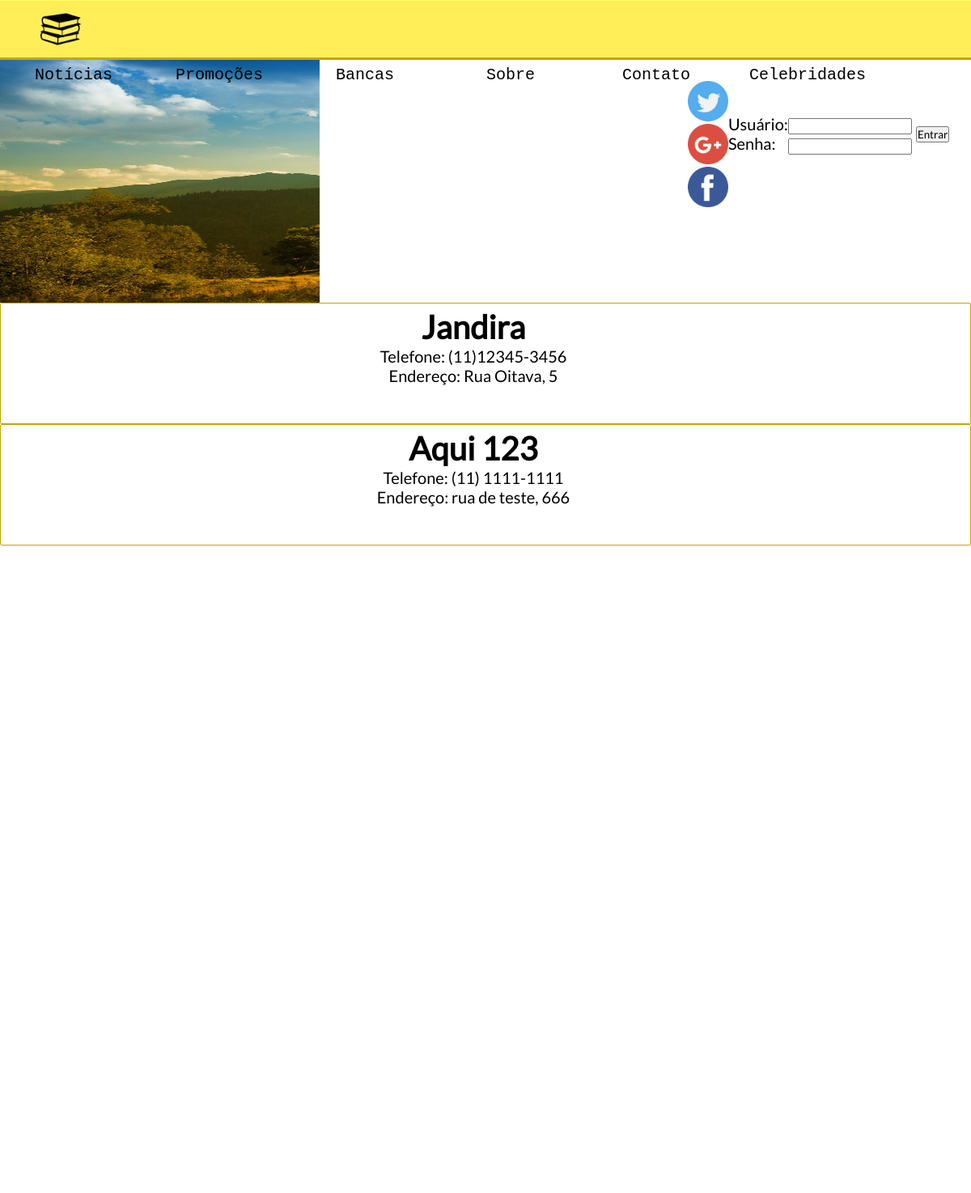
Page /bancas.php on the committed database.
### tables this page shows
CREATE TABLE `tbl_bancas` (
  `id` int(11) NOT NULL AUTO_INCREMENT,
  `nome` varchar(100) NOT NULL,
  `endereco` varchar(250) NOT NULL,
  `telefone` varchar(15) NOT NULL,
  `ativo` int(11) NOT NULL,
  PRIMARY KEY (`id`)
);

### conexao.php (called while the page is built)
<?php
    function conexaoDb(){
        $host = "localhost";
        $database = "db_banca";
        $user = "root";
        $password = "bcd127";
        if(!$conexao = mysqli_connect($host,$user,$password,$database)){
            echo('Erro na conexão com o Banco de Dados');
        }
        return $conexao;
    }
?>

### db.php (called while the page is built, shortened)
<?php
    include_once "conexao.php";
    function selectBancas(){
        $sql = "SELECT * FROM tbl_bancas";
        return mysqli_query(conexaoDb(), $sql);
    }
?>

### bancas.php (the view, shortened to what this page needs)
<?php
    include_once "db.php";
    $select = selectBancas();
?>
<!doctype html>
<html lang="pt-br">
	<head>
        <link rel="stylesheet" type="text/css" href="css/style.css">
        <link rel="stylesheet" type="text/css" href="slick/slick.css"/>
        <link rel="stylesheet" type="text/css" href="slick/slick-theme.css"/>
	</head>
	<body>
        <header id="cabecalho">
            <div id="logo"><a href="index.php"><img src="imagens/logo.png" alt="Banca Bugs Bunny"></a></div>
            <nav id="menu">
                <ul>
                    <li>
                        <a href="noticias.php">Notícias</a>
                    </li>
                    <li>
                        <a href="promocoes.php">Promoções</a>
                    </li>
                    <li>
                        <a href="bancas.php">Bancas</a>
                    </li>
                    <li>
                        <a href="sobre.php">Sobre</a>
                    </li>
                    <li>
                        <a href="contato.php">Contato</a>
                    </li>
                    <li>
                        <a href="celebridades.php">Celebridades</a>
                    </li>
                </ul>
            </nav>
            <form method="POST" action="login.php">
            <div id="login">
                <div id="txtLogin">
                    Usuário:<br>
                    Senha:
                </div>
                <div id="caixaLogin">
                    <input type="text" name="txtUsuario" id="entrar"><br>
                    <input type="password" name="txtSenha" id="senha"><br>
                </div>
                <div id="botaoLogin">
                    <input type="submit" name="login" value="Entrar">
                </div>
            </div>
            </form>
        </header>
        <div id="caixaEspecial"></div>
        <div id="conteudoPrincipal">
            <main id="conteudo">
                <div class="slider">
                    <div><img src="imagens/2.jpg" alt="Banner"></div>
                </div>
                <div id="itens">
                    <?php
                        while($rsBancas = mysqli_fetch_array($select)){
                        $ativo = $rsBancas["ativo"];
                            if($ativo){
                    ?>
                    <div class="quadroBanca">
                        <div class="textoBanca">
                            <h1 class="tituloNoticia"><?php echo($rsBancas["nome"])?></h1>
                            <p>Telefone: <?php echo($rsBancas["telefone"])?></p>
                            <p>Endereço: <?php echo($rsBancas["endereco"])?></p>
                        </div>
                    </div>
                    <?php
                            }
                        }
                    ?>
                </div>
            </main>
            <footer id="rodape">
                Todos os direitos reservados.
            </footer>
        </div>
            <div id="redesSociais">
                <div id="twitter"><a href="http://twitter.com"><img src="imagens/twitter.png" alt="Twitter"></a></div>
                <div id="googleplus"><a href="http://plus.google.com"><img src="imagens/googleplus.png" alt="Google plus"></a></div>
                <div id="facebook"><a href="http://facebook.com"><img src="imagens/facebook.png" alt="Facebook"></a></div>
            </div>
    </body>
</html>

### css/style.css (style rules this page uses)
* { margin: 0px; padding: 0px; text-decoration: none; font-family: lato; }
#cabecalho { width: 100%; height: 70px; background-color: #ffee58; position: fixed; border-bottom: 3px solid #c6a700; border-top: 1px solid #ffff6b; z-index: 5; }
#logo { width: 100px; height: 50px; margin-top: 10px; margin-left: 50px; float: left; }
#logo img { width: 50px; height: 50px; transition: 0.25s; }
#menu { width: auto; height: 70px; margin-left: 1px; float: left; }
#menu li { list-style-type: none; float: left; }
#menu li a { width: 130px; height: 30px; list-style-type: none; padding: 20px 25px; float: left; text-align: center; display: block; color: black; transition: 0.5s; font-size: 20px; font-family: monospace; }
#login { width: 300px; height: 70px; margin-right: 0px; float: right; font-size: 20px; }
#txtLogin { margin-top: 10px; float: left; }
#caixaLogin { margin-top: 10px; float: left; }
#botaoLogin { height: 70px; margin-top: 20px; margin-left: 5px; float: left; }
#caixaEspecial { width: 100%; height: 74px; }
#conteudoPrincipal { height: 1300px; width: 1200px; margin-left: auto; margin-right: auto; }
#conteudo { height: 1300px; width: 1200px; }
.slider { height: 300px; width: 1200px; }
.slider img { height: 300px; width: 1200px; }
#itens { width: 1200px; height: 1000px; max-height: auto; float: left; overflow: auto ; }
#rodape { height: 100px; width: 1200px; background-color: #c6a700; text-align: right; line-height: 100px; font-size: 30px; font-family: monospace; clear: both; }
#redesSociais { height: 150px; width: 50px; position: fixed; right: 300px; top: 100px; }
#redesSociais img { height: 50px; width: 50px; }
.quadroBanca { width: 1198px; height: 148px; border: 1px solid #c6a700; border-radius: 2px; }
.textoBanca { width: 1158px; height: 128px; padding: 5px; text-align: center; font-size: 20px; }

### rows in the picture
tbl_bancas: nome "Jandira", telefone "(11)12345-3456", endereco "Rua Oitava, 5"
tbl_bancas: nome "Aqui 123", telefone "(11) 1111-1111", endereco "rua de teste, 666"
